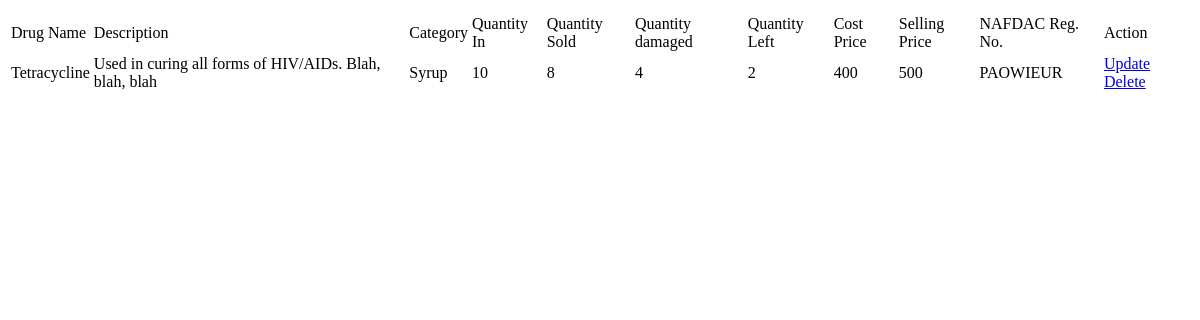
/viewProductsByCategory.php?id=2&category=Syrup, run on an earlier commit of the app's database.
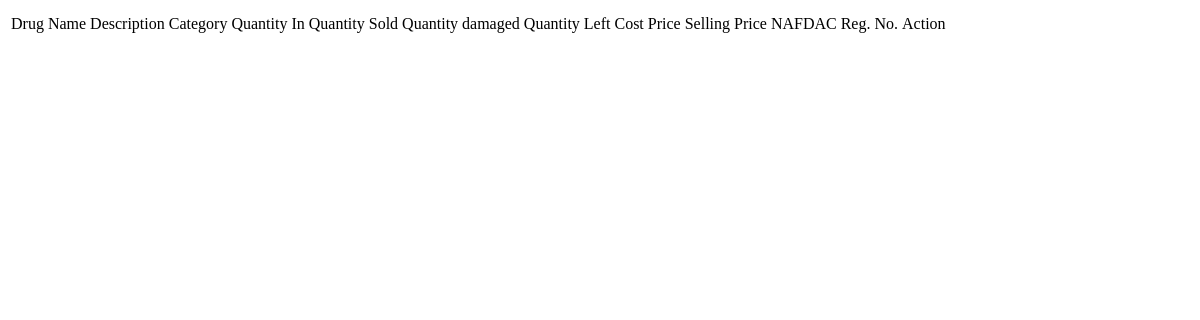
And on a later commit of the database.
### tables this page shows
CREATE TABLE `products` (
  `id` int(10) NOT NULL,
  `name` varchar(20) NOT NULL,
  `description` text NOT NULL,
  `category` varchar(20) NOT NULL,
  `quantity_in` int(11) NOT NULL,
  `quantity_out` int(11) NOT NULL,
  `quantity_damaged` int(11) NOT NULL,
  `quantity_remaining` int(11) NOT NULL,
  `cost_price` varchar(11) NOT NULL,
  `selling_price` varchar(11) NOT NULL
);

### queryClass.php (called while the page is built, shortened)
<?php
class Query {
	public static function viewProductByCategory () {
		return 'SELECT * FROM products WHERE category = ?';
	}
	public function __construct ()
	{
		$connect = new Connection();
		$this->conn = $connect->connect();
	}
	public function run (
		String $query,
		String $string=NULL,
		Array $params=NULL
	)
	{
		$pQuery = $this->conn->prepare($query);
		if ($string!=null) {
			call_user_func_array(
				array($pQuery, "bind_param"),
				array_merge(array($string), $params)
			);
		}
		$pQuery->execute();
		return $pQuery;
	}
}

### connection.php (called while the page is built, shortened)
<?php
class Connection {
        private $hostName;
        private $userName;
        private $password;
        private $database;
        function __construct () {
                $this->userName = 'root';
                $this->password = '';
                $this->database = 'pharm';
        }
        function connect() {
                $this->conn = new \mysqli($this->hostName, $this->userName, $this->password, $this->database);
                return $this->conn;
        }
}

### ProductClass.php (called while the page is built, shortened)
<?php
    require_once 'connection.php';
    require_once 'queryClass.php';
    class Product
    {
        public function __construct(
            $name = '',
            $description = '',
            $category = '',
            $quantity_in = 0,
            $quantity_out = 0,
            $quantity_damaged = 0,
            $cost_price = 0,
            $selling_price = 0,
            $damaged = 0,
            $date = ''
        ) {
            $this->query = new \Database\Query;
            $this->quantity_in = $quantity_in;
            $this->quantity_out = $quantity_out;
            $this->cost_price = $cost_price;
            $this->expenses = $this->quantity_in * $this->cost_price;
        }
        public function viewProductsByCategories($category)
        {
            try {
                $params = array(
                    &$category
                );
                if ($run = $this->query->run(
                    \Database\Query::viewProductByCategory(),
                    's',
                    $params
                )) {
                    $run = $run->get_result();
                    $return = [];
                    $counter = 0;
                    while ($fetch = $run->fetch_assoc()) {
                        $return[$counter] = $fetch;
                        $counter++;
                    }
                    return $return;
                } else {
                    throw new errorException();
                }
            } catch (errorException $ex) {
                return 'All Products are currently unavailable.';
            }
        }
    }

### viewProductsByCategory.php (the view, shortened to what this page needs)
<?php
require_once 'ProductClass.php';
$product = new \Pharm\Product;
extract($_REQUEST);
$cat = $product->viewProductsByCategories($category);
?>
<!DOCTYPE html>
<html lang="en">
<head>
</head>
<body>
<table>
    <th>
        <tr>
        <td>Drug Name</td>
        <td>Description</td>
        <td>Category</td>
        <td>Quantity In </td>
        <td>Quantity Sold</td>
        <td>Quantity damaged</td>
        <td>Quantity Left</td>
        <td>Cost Price </td>
        <td>Selling Price </td>
        <td>NAFDAC Reg. No. </td>
        <td>Action </td>
        </tr>
    </th>
    <?php
    for($i = 0;$i < sizeof($cat); $i++) {
        extract($cat[$i]);
    ?>
    <tr>
        <td><?=$name?></td>
        <td><?=$description?></td>
        <td><?=$category?></td>
        <td><?=$quantity_in?></td>
        <td><?=$quantity_out?></td>
        <td><?=$quantity_damaged?></td>
        <td><?=$quantity_remaining?></td>
        <td><?=$cost_price?></td>
        <td><?=$selling_price?></td>
        <td><?=$NAFDAC?></td>
        <td>
            <a
            href = "update_product.php?id=<?=$id?>&action=update&name=<?=$name?>&description=<?=$description?>&category=<?=$category?>&quantity_in=<?=$quantity_in?>&quantity_out=<?=$quantity_out?>&quantity_remaining=<?=$quantity_remaining?>&quantity_damaged=<?=$quantity_damaged?>&cost_price=<?=$cost_price?>&selling_price=<?=$selling_price?>&NAFDAC=<?=$NAFDAC?>">Update</a>
            <a href = "update_product.php?id=<?=$id?>&action=delete">Delete</a>
    </td>
    </tr>
    <?php
    $i++;
    }
    ?>
    </table>
</body>
</html>

What changed in the data, as far as the page shows it:
removed products: name "Tetracycline", description "Used in curing all forms of HIV/AIDs. Blah, blah, blah", category "Syrup", quantity_in "10", quantity_out "8", quantity_damaged "4", quantity_remaining "2", cost_price "400", selling_price "500", NAFDAC "PAOWIEUR"
